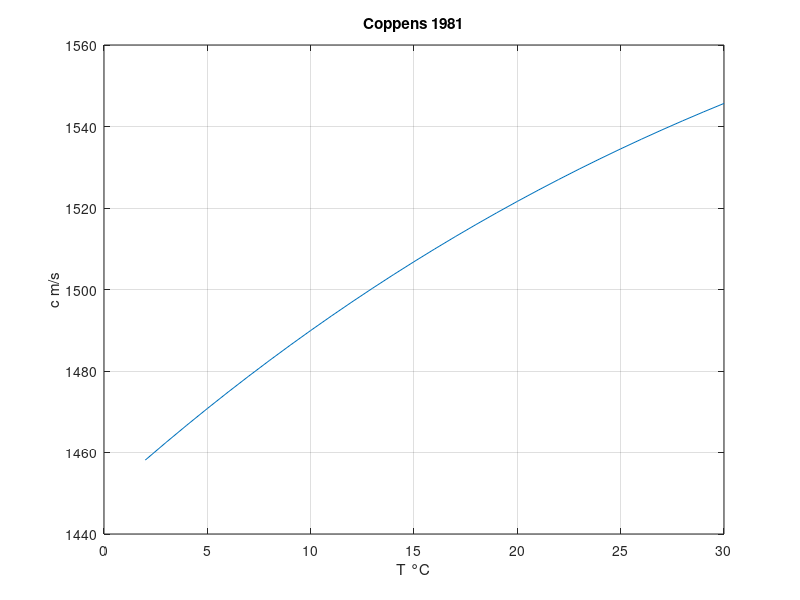

Reproduce this figure in MATLAB.
% Коппенс 1981
% Компактная модель до 4000 м

Tmax = 30; S = 35; D = 10;
T = 2:1:Tmax;
c = 1449.05 + 4.57*T - 5.21e-2*T.^2 + 2.31e-4*T.^3 + 1.33*(S-35) - 1.10e-2*T*(S-35) + 1.655e-2*D;
figure;
plot(T, c);
title('Coppens 1981'); xlabel('T °C'); ylabel('c m/s'); grid on;

%{
@play
{
 "title": "Коппенс 1981",
 "groups": [
  {
   "name": "Среда",
   "controls": [
    {
     "var": "Tmax",
     "label": "T макс °C",
     "min": 5,
     "max": 30,
     "step": 1,
     "default": 30
    },
    {
     "var": "S",
     "label": "Солёность",
     "min": 30,
     "max": 40,
     "step": 1,
     "default": 35
    },
    {
     "var": "D",
     "label": "Глубина м",
     "min": 0,
     "max": 4000,
     "step": 100,
     "default": 10
    }
   ]
  }
 ]
}
%}
